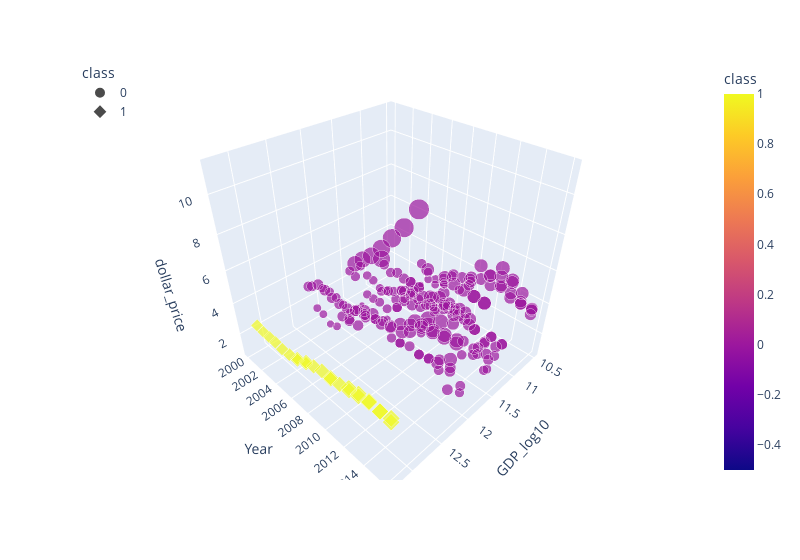

This figure's notebook cell:
### Code cell
# Plotting the cluster with three features
fig = px.scatter_3d(df_Americas_modified, x="GDP_log10", y="Year",
                   z="dollar_price", color ="class", symbol ="class", size = "dollar_price", width=800)
fig.update_layout(legend=dict(x=0, y=1))
fig.show()

### Figure 1 — Plotly figure (JSON) as saved in the notebook; plotly's stock layout.template omitted (floating-point values rounded to 4 significant figures; data arrays with more than 128 entries replaced by an {"elided": "..."} marker saying what was removed)
{"data": [{"hovertemplate": "class=%{marker.color}<br>GDP_log10=%{x}<br>Year=%{y}<br>dollar_price=%{marker.size}<extra></extra>", "legendgroup": "0", "marker": {"color": {"elided": "206 int values"}, "coloraxis": "coloraxis", "size": {"elided": "206 float values"}, "sizemode": "area", "sizeref": 0.02813, "symbol": "circle"}, "mode": "markers", "name": "0", "scene": "scene", "showlegend": true, "type": "scatter3d", "x": {"elided": "206 float values"}, "y": {"elided": "206 int values"}, "z": {"elided": "206 float values"}}, {"hovertemplate": "class=%{marker.color}<br>GDP_log10=%{x}<br>Year=%{y}<br>dollar_price=%{marker.size}<extra></extra>", "legendgroup": "1", "marker": {"color": [1, 1, 1, 1, 1, 1, 1, 1, 1, 1, 1, 1, 1, 1, 1, 1, 1, 1, 1, 1, 1, 1, 1, 1, 1], "coloraxis": "coloraxis", "size": [2.24, 2.24, 2.35, 2.46, 2.47, 2.58, 2.67, 2.78, 2.89, 3, 3.21, 3.43, 3.43, 3.53, 3.64, 3.81, 3.96, 4.03, 4.18, 4.24, 4.29, 4.29, 4.29, 4.29, 4.5], "sizemode": "area", "sizeref": 0.02813, "symbol": "diamond"}, "mode": "markers", "name": "1", "scene": "scene", "showlegend": true, "type": "scatter3d", "x": [13.11, 13.13, 13.14, 13.16, 13.17, 13.18, 13.18, 13.18, 13.16, 13.16, 13.18, 13.18, 13.19, 13.19, 13.2, 13.21, 13.21, 13.22, 13.22, 13.23, 13.23, 13.24, 13.24, 13.25, 13.25], "y": [2000, 2001, 2002, 2003, 2004, 2005, 2006, 2006, 2007, 2007, 2008, 2009, 2010, 2010, 2011, 2012, 2012, 2013, 2013, 2014, 2014, 2015, 2015, 2016, 2016], "z": [2.24, 2.24, 2.35, 2.46, 2.47, 2.58, 2.67, 2.78, 2.89, 3, 3.21, 3.43, 3.43, 3.53, 3.64, 3.81, 3.96, 4.03, 4.18, 4.24, 4.29, 4.29, 4.29, 4.29, 4.5]}], "layout": {"coloraxis": {"colorbar": {"title": {"text": "class"}}, "colorscale": [[0, "#0d0887"], [0.1111, "#46039f"], [0.2222, "#7201a8"], [0.3333, "#9c179e"], [0.4444, "#bd3786"], [0.5556, "#d8576b"], [0.6667, "#ed7953"], [0.7778, "#fb9f3a"], [0.8889, "#fdca26"], [1, "#f0f921"]]}, "legend": {"itemsizing": "constant", "title": {"text": "class"}, "tracegroupgap": 0, "x": 0, "y": 1}, "margin": {"t": 60}, "scene": {"domain": {"x": [0, 1], "y": [0, 1]}, "xaxis": {"title": {"text": "GDP_log10"}}, "yaxis": {"title": {"text": "Year"}}, "zaxis": {"title": {"text": "dollar_price"}}}, "width": 800}}
